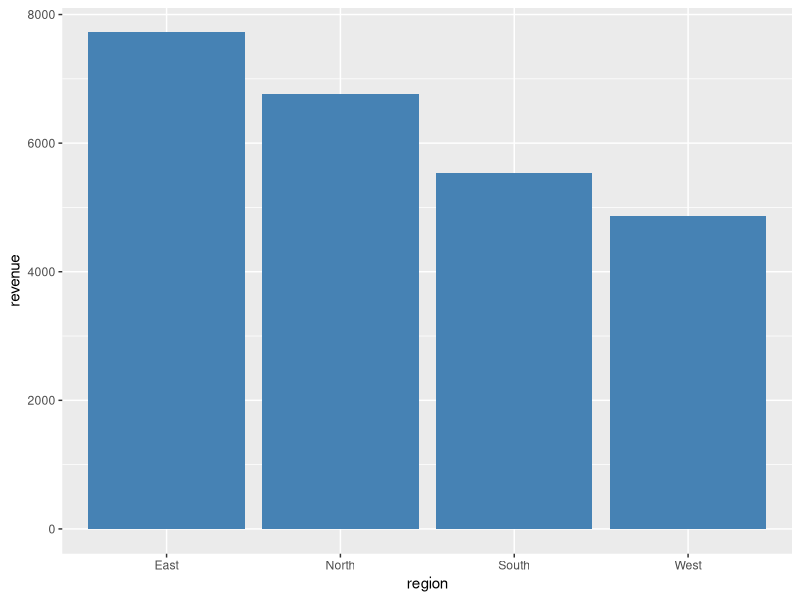

Reproduce this figure in R.
# Sales analysis -------------------------------------------------------
library(readr)
library(dplyr)
library(ggplot2)

setwd("~/projects/sales")
dir.create("out", showWarnings = FALSE)

# Read and clean
sales <- read_csv("data/sales.csv", show_col_types = FALSE)
sales <- sales |>
  filter(year >= 2021) |>
  mutate(revenue = revenue / 1000)

head(sales)

# Revenue by region
by_region <- sales |>
  group_by(region) |>
  summarise(revenue = sum(revenue), .groups = "drop")

# Model
model <- lm(revenue ~ region + year, data = sales)
coefs <- broom::tidy(model)

# Outputs
plot <- ggplot(by_region, aes(region, revenue)) +
  geom_col(fill = "steelblue")
ggsave("out/revenue.png", plot, width = 6, height = 4)
write_csv(coefs, "out/coefs.csv")
